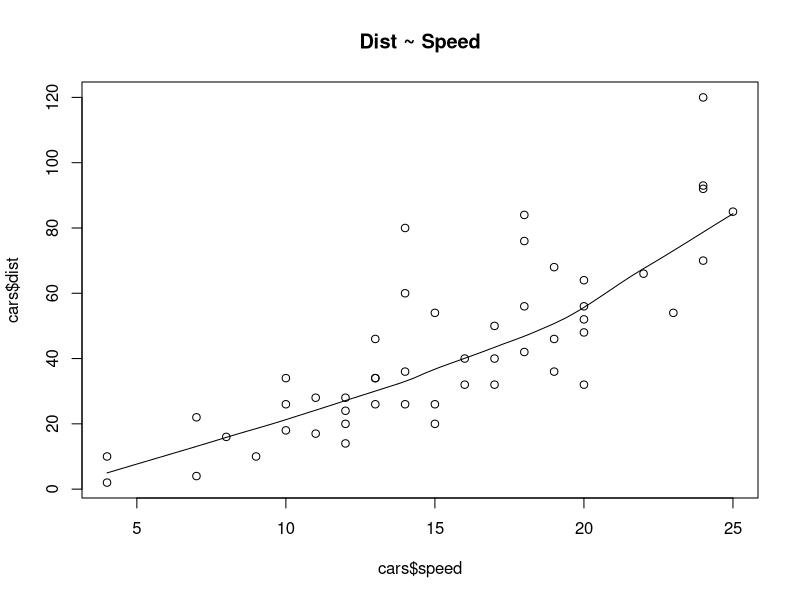
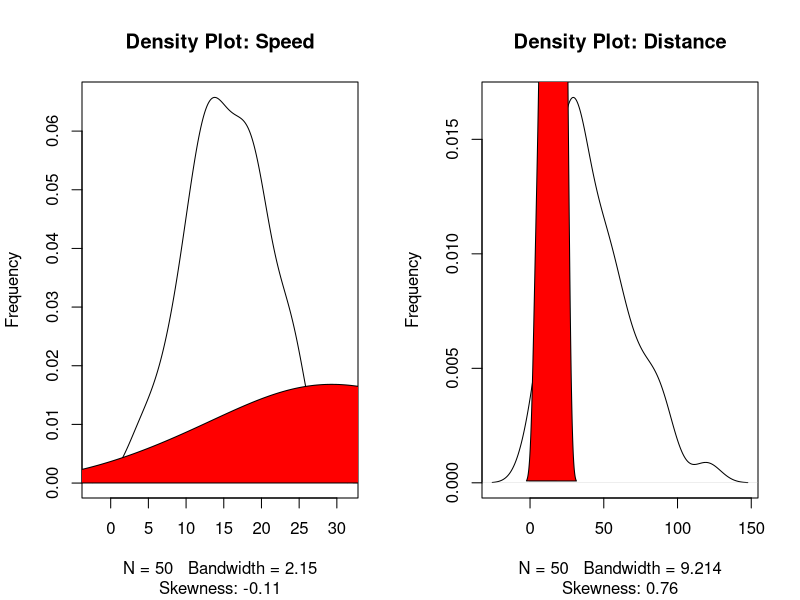

R code for these plots, in order:
x <- c(151, 174, 138, 186, 128, 136, 179, 163, 152, 131)
y <- c(63, 81, 56, 91, 47, 57, 76, 72, 62, 48)

scattered_graph_png <- '/Users/mural.kummitha/work/R/charts/output/scattered_cars.png'
cars_density_grpah_png <- '/Users/mural.kummitha/work/R/charts/output/cars_density.png'

relation <- lm(x~y)
print(relation)

a <- data.frame(x = 170)

print(summary(relation))

expe <- predict(relation, a)
print(expe)

# =====> linear data set examples --> cars distance/speed

print(cars)

#====> scattered plot

png(file=scattered_graph_png)
scatter.smooth(x=cars$speed, y=cars$dist, main="Dist ~ Speed")
dev.off()

# ====> density plot 
library(e1071)

png(file=cars_density_grpah_png)
par(mfrow=c(1, 2))
car_speeds <- density(cars$speed)

plot(density(cars$speed), main="Density Plot: Speed", ylab="Frequency", 
     sub=paste("Skewness:", round(e1071::skewness(cars$speed), 2)))
polygon(density(cars$dist), col="red")
plot(density(cars$dist), main="Density Plot: Distance", ylab="Frequency", 
     sub=paste("Skewness:", round(e1071::skewness(cars$dist), 2)))

polygon(density(cars$speed), col="red")


dev.off()

result_set <- cor(cars$speed, cars$dist)
print(result_set)

result_set <- lm(dist ~ speed, cars)

print(result_set)
print(summary(result_set))
